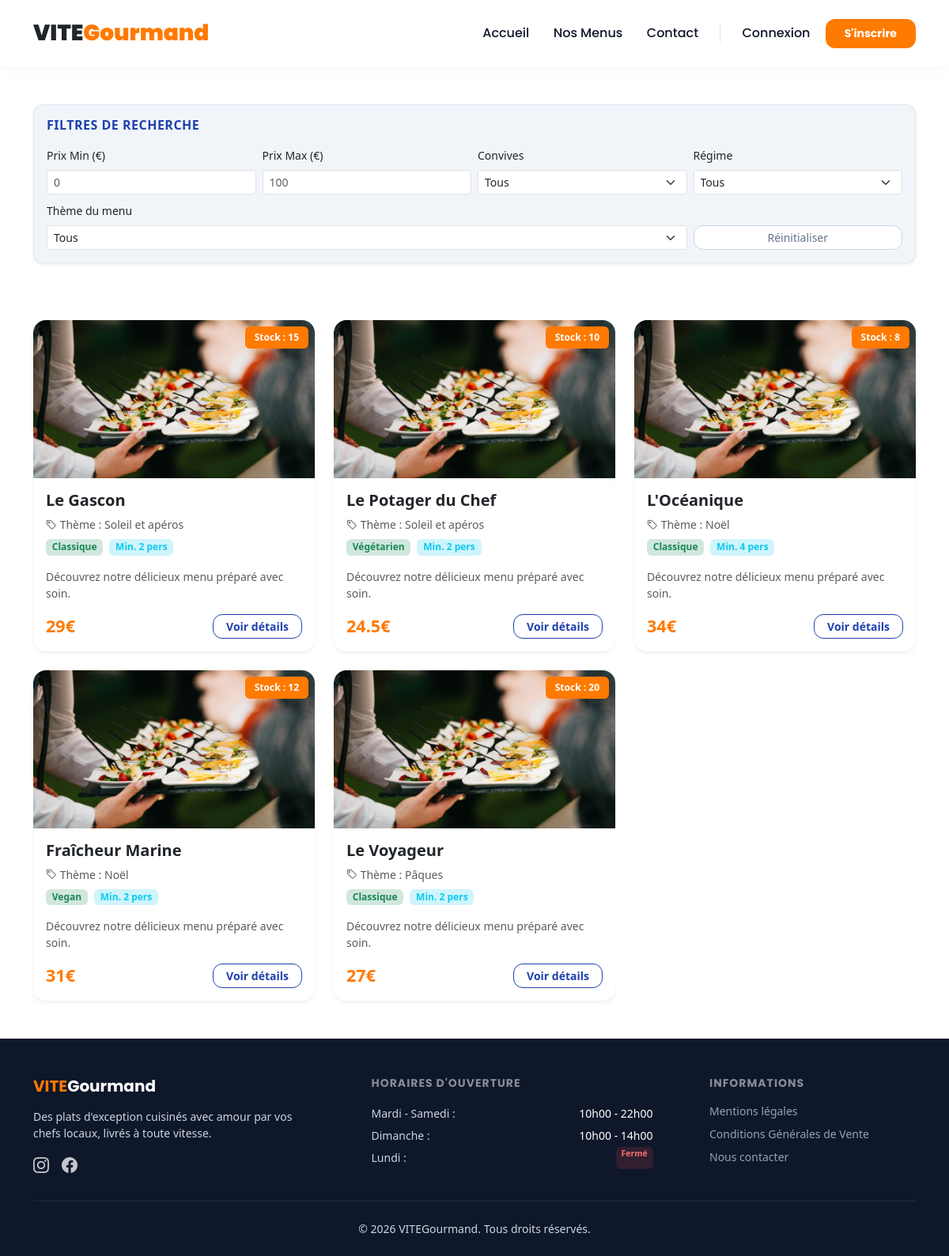
The app's page /public/?page=menus with its own data.
### tables this page shows
CREATE TABLE IF NOT EXISTS `menu` (
    menu_id INT AUTO_INCREMENT PRIMARY KEY,
    titre VARCHAR(100) NOT NULL,
    prix_par_personne DOUBLE NOT NULL,
    nombre_personne_minimum INT NOT NULL,
    quantite_restante INT DEFAULT 0,
    theme_id INT,
    regime_id INT,
    composition JSON,
    conditions_stockage JSON,
    FOREIGN KEY (theme_id) REFERENCES theme(theme_id),
    FOREIGN KEY (regime_id) REFERENCES regime(regime_id)
);

CREATE TABLE IF NOT EXISTS `theme` (
    theme_id INT AUTO_INCREMENT PRIMARY KEY,
    libelle VARCHAR(50) NOT NULL
);

CREATE TABLE IF NOT EXISTS `regime` (
    regime_id INT AUTO_INCREMENT PRIMARY KEY,
    libelle VARCHAR(50) NOT NULL
);

### app/controllers/baseController.php (called while the page is built, shortened)
<?php
class BaseController
{
    public static function render($title, $viewFile, $additionalCss = [], $additionalJs = [], $data = [])
    {
        $specificCss = array_merge([
            "css/bootstrap.min.css",
            "css/base.css"
        ], $additionalCss);
        require_once(__DIR__ . '/../views/includes/header.php');
        require_once(__DIR__ . '/../views/' . $viewFile);
        require_once(__DIR__ . '/../views/includes/footer.php');
    }
}

### app/controllers/menus_controller.php (called while the page is built)
<?php
function menusController() {
    global $pdo;
    $stmtTheme = $pdo->query("SELECT * FROM " . TABLE_THEME);
    $themes = $stmtTheme->fetchAll();
    $regimes = $pdo->query("SELECT * FROM " . TABLE_REGIME)->fetchAll();
    $menusQuery = "select
        m.*,
        t.libelle as theme_libelle,
        r.libelle as regime_libelle
    from " . TABLE_MENU . " m
    left join " . TABLE_THEME . " t on m.theme_id = t.theme_id
    left join " . TABLE_REGIME . " r on m.regime_id = r.regime_id";
    $menus = $pdo->query($menusQuery)->fetchAll();
    require_once(__DIR__ . '/baseController.php');
    BaseController::render(
        "Nos Menus",
        "menus.view.php",
        ["css/page-menu.css"],
        ["js/menus-filter.js"],
        [
            'themes' => $themes,
            'regimes' => $regimes,
            'menus' => $menus
        ]
    );
}

### app/views/menus.view.php (the view, shortened to what this page needs)
<section id="menus" class="container my-5">
  <div class="vg-filter-container p-3 rounded shadow-sm border mb-5">
    <h3 class="h6 mb-3 vg-filter-title fw-bold text-uppercase">Filtres de recherche</h3>
    <form class="row g-2 align-items-center">
      <div class="col-md-6">
        <div class="row g-2">
          <div class="col-6">
            <label class="form-label small">Prix Min (€)</label>
            <input type="number" class="form-control form-control-sm" id="prix-min" placeholder="0">
          </div>
          <div class="col-6">
            <label class="form-label small">Prix Max (€)</label>
            <input type="number" class="form-control form-control-sm" id="prix-max" placeholder="100">
          </div>
        </div>
      </div>
      <div class="col-md-6">
        <div class="row g-2">
          <div class="col-6">
            <label class="form-label small">Convives</label>
            <select class="form-select form-select-sm" id="filtre-convives">
              <option value="Tous">Tous</option>
            </select>
          </div>
          <div class="col-6">
            <label class="form-label small">Régime</label>
            <select class="form-select form-select-sm" id="filtre-regime">
              <option value="tous">Tous</option>
            </select>
          </div>
        </div>
      </div>
      <div class="col-12 mt-2">
        <div class="row g-2 align-items-end">
          <div class="col-md-9">
            <label class="form-label small">Thème du menu</label>
            <select class="form-select form-select-sm" id="filtre-theme">
              <option value="tous">Tous</option>
            </select>
          </div>
          <div class="col-md-3">
            <button type="button" class="btn btn-vg-reset btn-sm w-100" id="bouton-reinitialiser">Réinitialiser</button>
          </div>
        </div>
      </div>
    </form>
  </div>
</section>
<section id="menu-categories" class="container my-5">
  <div class="row g-4">
    <?php foreach ($menus as $menu):
    ?>
      <div class="col-12 col-md-6 col-lg-4 menu-item-card"
        data-prix="<?php echo $menu['prix_par_personne']; ?>"
        data-theme="<?php echo $menu['theme_id']; ?>"
        data-regime="<?php echo $menu['regime_id']; ?>"
        data-convives="<?php echo $menu['nombre_personne_minimum']; ?>">
        <div class="card h-100 shadow-sm border-0 rounded-4 overflow-hidden">
          <div class="position-relative">
            <img src="Image/photo_accueil.jpg" class="card-img-top" alt="Menu" style="height: 200px; object-fit: cover;">
            <span class="badge vg-badge-stock position-absolute top-0 end-0 m-2">
              Stock : <?php echo $menu['quantite_restante']; ?>
            </span>
          </div>
          <div class="card-body">
            <h5 class="card-title fw-bold"><?php echo htmlspecialchars($menu['titre']); ?></h5>
            <p class="text-muted small mb-2"><i class="bi bi-tag"></i> Thème : <?php echo htmlspecialchars($menu['theme_libelle']); ?></p>
            <div class="d-flex gap-2 mb-3">
              <span class="badge bg-success-subtle text-success"><?php echo htmlspecialchars($menu['regime_libelle']); ?></span>
              <span class="badge bg-info-subtle text-info">Min. <?php echo $menu['nombre_personne_minimum']; ?> pers</span>
            </div>
            <div class="menu-description-container">
              <p class="card-text small text-muted menu-description-text">
                <?= htmlspecialchars($menu['description'] ?? 'Découvrez notre délicieux menu préparé avec soin.') ?>
              </p>
            </div>
            <div class="d-flex justify-content-between align-items-center mt-3">
              <span class="h5 mb-0 vg-price fw-bold"><?php echo $menu['prix_par_personne']; ?>€</span>
              <button class="btn btn-vg-details btn-sm px-3 fw-bold" data-bs-toggle="modal" data-bs-target="#menuModal-<?= $menu['menu_id'] ?>">Voir détails</button>
            </div>
          </div>
        </div>
      </div>
    <?php endforeach; ?>
  </div>
</section>

### public/index.php (shortened to what this page needs)
<?php
require_once __DIR__ . '/../app/config/db.php';
require_once __DIR__ . '/../app/controllers/baseController.php';
$page = $_GET['page'] ?? 'home';
switch ($page) {
    case 'menus':
        require_once __DIR__ . '/../app/controllers/menus_controller.php';
        menusController();
        break;
}

### app/views/includes/header.php (shortened to what this page needs)
<!DOCTYPE html>
<html lang="fr">
<head>
    <link href="https://cdn.jsdelivr.net/npm/bootstrap-icons@1.11.3/font/bootstrap-icons.min.css" rel="stylesheet">
    <?php if (isset($specificCss) && is_array($specificCss)): ?>
        <?php foreach ($specificCss as $css): ?>
            <link rel="stylesheet" href="/VITEGourmand/public/<?php echo ltrim($css, '/'); ?>">
        <?php endforeach; ?>
    <?php endif; ?>
</head>
<body>
<header class="vg-header sticky-top">
    <nav class="navbar navbar-expand-lg navbar-light bg-white py-3">
        <div class="container">
            <a class="navbar-brand d-flex align-items-center" href="/VITEGourmand/public/?page=home">
                <span class="fw-black fs-3 text-dark font-poppins">VITE<span class="text-orange">Gourmand</span></span>
                </a>
            <div class="collapse navbar-collapse" id="navbarNav">
                <div class="navbar-nav ms-auto align-items-center gap-2">
                    <a class="nav-link vg-nav-link" href="/VITEGourmand/public/?page=home">Accueil</a>
                    <a class="nav-link vg-nav-link" href="/VITEGourmand/public/?page=menus">Nos Menus</a>
                    <a class="nav-link vg-nav-link" href="/VITEGourmand/public/?page=contact">Contact</a>
                    <?php if (isset($_SESSION['user_id'])): ?>
                        <div class="nav-item dropdown">
                            <a class="nav-link dropdown-toggle btn-vg-user shadow-sm" href="#" id="navbarDropdown" role="button" data-bs-toggle="dropdown" aria-expanded="false">
                                <i class="bi bi-person-circle fs-5"></i>
                                <span><?= htmlspecialchars($_SESSION['prenom'] ?? $_SESSION['email'] ?? 'Mon Compte'); ?></span>
                            </a>
                            <ul class="dropdown-menu dropdown-menu-end border-0 shadow mt-2" aria-labelledby="navbarDropdown">
                                <li>
                                    <a class="dropdown-item py-2" href="/VITEGourmand/public/?page=profile">
                                        <i class="bi bi-gear me-2"></i> Mon Profil
                                    </a>
                                </li>
                                <li><hr class="dropdown-divider opacity-50"></li>
                                <li>
                                    <a class="dropdown-itempy-2 text-danger" href="index.php?page=deconnexion">
                                        <i class="bi bi-box-arrow-right me-2"></i> Déconnexion
                                    </a>
                                </li>
                            </ul>
                        </div>
                    <?php else: ?>
                        <a class="nav-link vg-nav-link px-3" href="/VITEGourmand/public/?page=connexion">Connexion</a>
                        <a class="btn btn-vg-primary btn-sm px-4 py-2 fw-bold" href="/VITEGourmand/public/?page=inscription">S'inscrire</a>
                    <?php endif; ?>
                </div>
            </div>
        </div>
    </nav>
</header>

### app/views/includes/footer.php (shortened to what this page needs)
<footer class="vg-footer text-white pt-5 pb-4 mt-auto">
    <div class="container">
        <div class="row g-4 justify-content-between">
            <div class="col-12 col-md-4">
                <h5 class="fw-bold font-poppins mb-3 text-orange">VITE<span class="text-white">Gourmand</span></h5>
                <p class="text-muted small">Des plats d'exception cuisinés avec amour par vos chefs locaux, livrés à toute vitesse.</p>
                <div class="vg-social-links d-flex gap-3 mt-3">
                    <a href="#" class="text-white opacity-75 opacity-100-hover"><i class="bi bi-instagram fs-5"></i></a>
                    <a href="#" class="text-white opacity-75 opacity-100-hover"><i class="bi bi-facebook fs-5"></i></a>
                </div>
            </div>
            <div class="col-12 col-sm-6 col-md-4">
                <h6 class="text-uppercase fw-bold font-poppins letter-spacing-1 mb-3 text-white-50 small">Horaires d'ouverture</h6>
                <ul class="list-unstyled text-muted small lh-lg">
                    <li class="d-flex justify-content-between"><span>Mardi - Samedi :</span> <span class="text-white">10h00 - 22h00</span></li>
                    <li class="d-flex justify-content-between"><span>Dimanche :</span> <span class="text-white">10h00 - 14h00</span></li>
                    <li class="d-flex justify-content-between text-danger-soft"><span>Lundi :</span> <span class="badge bg-danger-soft">Fermé</span></li>
                </ul>
            </div>
            <div class="col-12 col-sm-6 col-md-3">
                <h6 class="text-uppercase fw-bold font-poppins letter-spacing-1 mb-3 text-white-50 small">Informations</h6>
                <ul class="list-unstyled d-flex flex-column gap-2 small">
                    <li><a href="#" class="vg-footer-link text-muted text-decoration-none">Mentions légales</a></li>
                    <li><a href="#" class="vg-footer-link text-muted text-decoration-none">Conditions Générales de Vente</a></li>
                    <li><a href="/VITEGourmand/public/?page=contact" class="vg-footer-link text-muted text-decoration-none">Nous contacter</a></li>
                </ul>
            </div>
        </div>
        <hr class="my-4 opacity-10">
        <div class="row">
            <div class="col text-center text-muted small">
                <p class="mb-0">&copy; <?= date('Y'); ?> VITEGourmand. Tous droits réservés.</p>
            </div>
        </div>
    </div>
</footer>
</body>
</html>

### public/css/base.css (style rules this page uses)
:root { --vg-blue-dark: #0f172a; --vg-blue-primary: #1e40af; --vg-blue-soft: #f1f5f9; --vg-orange-primary: #ff7a00; --vg-orange-hover: #e06a00; --vg-orange-light: #fff7ed; --vg-radius: 12px; --vg-shadow-md: 0 4px 6px -1px rgba(15, 23, 42, 0.05), 0 2px 4px -2px rgba(15, 23, 42, 0.05); }
.vg-filter-container { background-color: var(--vg-blue-soft) !important; border: 1px solid rgba(30, 64, 175, 0.08) !important; border-radius: var(--vg-radius) !important; }
.vg-filter-title { color: var(--vg-blue-primary) !important; letter-spacing: 0.5px; }
.menu-item-card { transition: transform 0.3s ease, box-shadow 0.3s ease; }
.menu-item-card .card { box-shadow: var(--vg-shadow-md) !important; transition: box-shadow 0.3s ease; }
.vg-badge-stock { background-color: var(--vg-orange-primary) !important; color: #ffffff !important; font-weight: 600; padding: 0.5rem 0.75rem; border-radius: 6px; }
.vg-price { color: var(--vg-orange-primary) !important; font-size: 1.35rem; }
.btn-vg-primary { background-color: var(--vg-orange-primary) !important; border: none !important; color: #ffffff !important; font-family: 'Poppins', sans-serif; font-weight: 600; border-radius: var(--vg-radius); transition: background-color 0.2s ease, transform 0.1s ease; }
.btn-vg-details { border: 1px solid var(--vg-blue-primary) !important; color: var(--vg-blue-primary) !important; background-color: transparent; font-weight: 600; border-radius: var(--vg-radius); transition: all 0.2s ease; }
.btn-vg-reset { border-color: #cbd5e1 !important; color: #64748b !important; background-color: #ffffff; border-radius: var(--vg-radius); transition: all 0.2s ease; }
.font-poppins { font-family: 'Poppins', sans-serif; }
.text-orange { color: var(--vg-orange-primary) !important; }
.fw-black { font-weight: 900; }
.vg-header { box-shadow: 0 2px 15px rgba(15, 23, 42, 0.04); }
.vg-nav-link { font-family: 'Poppins', sans-serif; font-weight: 500; color: var(--vg-blue-dark) !important; position: relative; padding: 0.5rem 0.7rem !important; transition: color 0.2s ease; }
.vg-footer { background-color: var(--vg-blue-dark); }
.letter-spacing-1 { letter-spacing: 1px; }
.opacity-10 { opacity: 0.1; }
.bg-danger-soft { background-color: rgba(239, 68, 68, 0.15); color: #f87171; }
.vg-footer-link { transition: color 0.2s ease, padding-left 0.2s ease; }
.vg-footer, .vg-footer p, .vg-footer ul, .vg-footer .text-muted { color: #cbd5e1 !important; }
.vg-footer .vg-footer-link, .vg-footer a.text-muted { color: #94a3b8 !important; text-decoration: none !important; }

### public/css/page-menu.css (style rules this page uses)
.menu-description-text { display: -webkit-box; -webkit-line-clamp: 2; -webkit-box-orient: vertical; overflow: hidden; text-overflow: ellipsis; transition: all 0.3s ease-in-out; }

### records on screen
menu: quantite_restante "15", titre "Le Gascon", theme.libelle "Soleil et apéros", regime.libelle "Classique", nombre_personne_minimum "2", description "Découvrez notre délicieux menu préparé avec soin.", prix_par_personne "29"
menu: quantite_restante "10", titre "Le Potager du Chef", theme.libelle "Soleil et apéros", regime.libelle "Végétarien", nombre_personne_minimum "2", description "Découvrez notre délicieux menu préparé avec soin.", prix_par_personne "24.5"
menu: quantite_restante "8", titre "L'Océanique", theme.libelle "Noël", regime.libelle "Classique", nombre_personne_minimum "4", description "Découvrez notre délicieux menu préparé avec soin.", prix_par_personne "34"
menu: quantite_restante "12", titre "Fraîcheur Marine", theme.libelle "Noël", regime.libelle "Vegan", nombre_personne_minimum "2", description "Découvrez notre délicieux menu préparé avec soin.", prix_par_personne "31"
menu: quantite_restante "20", titre "Le Voyageur", theme.libelle "Pâques", regime.libelle "Classique", nombre_personne_minimum "2", description "Découvrez notre délicieux menu préparé avec soin.", prix_par_personne "27"
